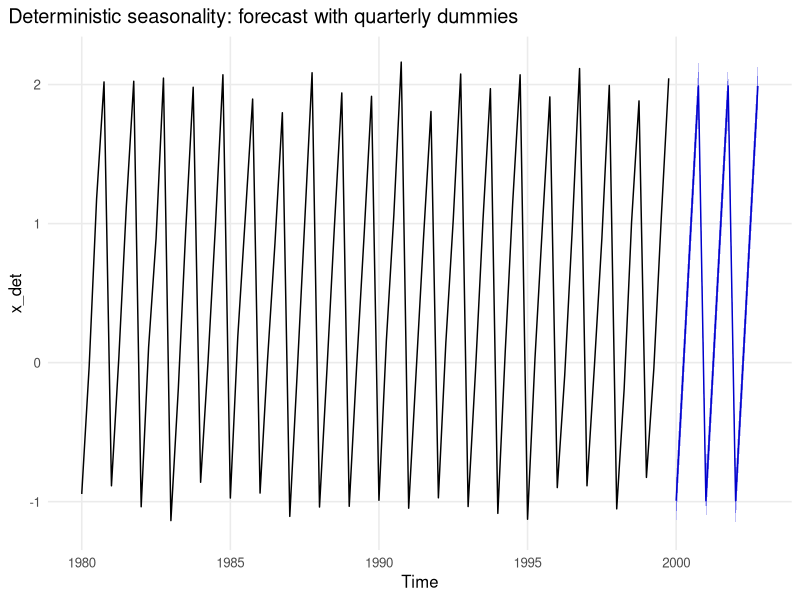
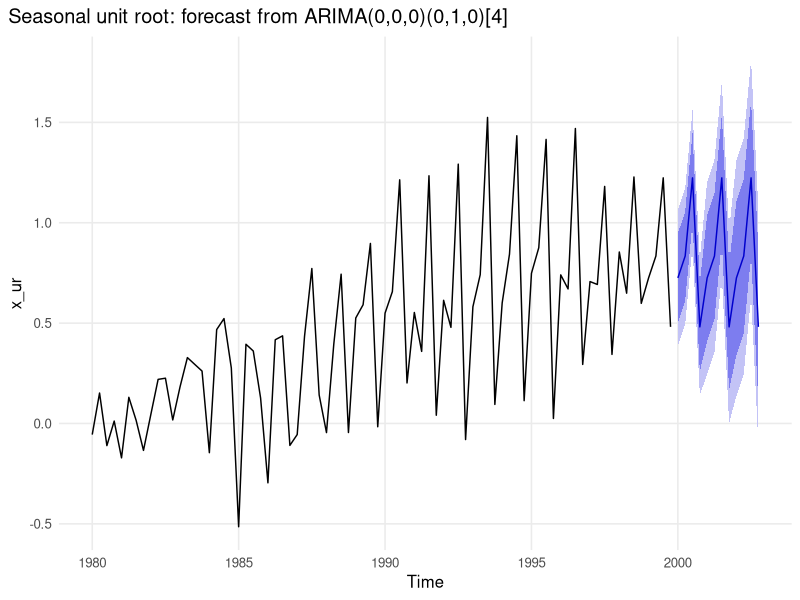
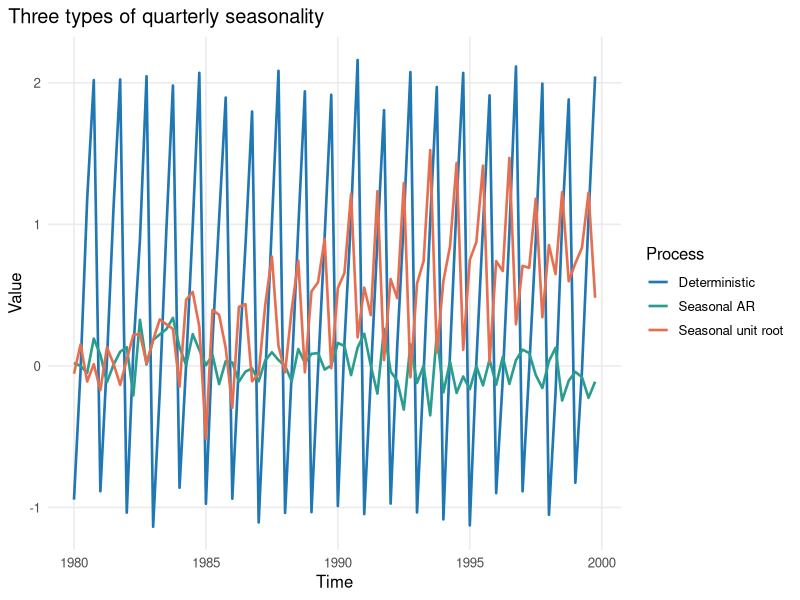
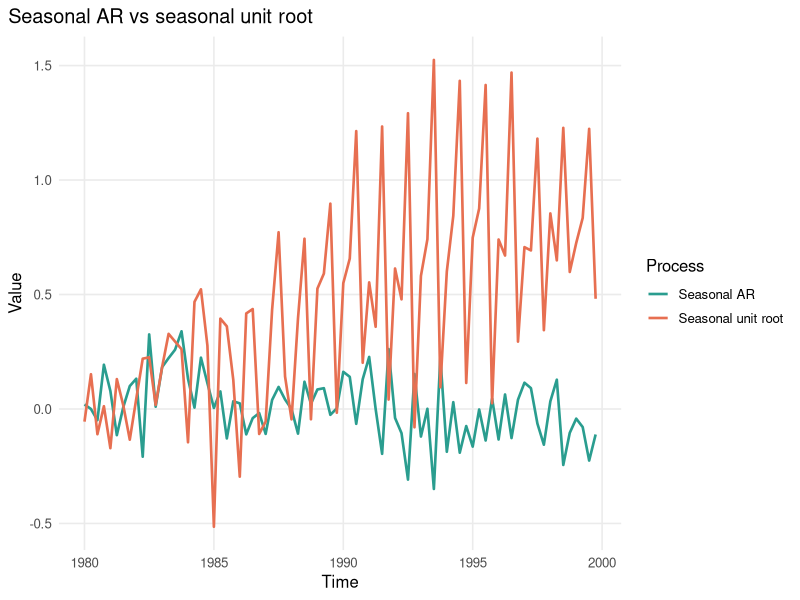
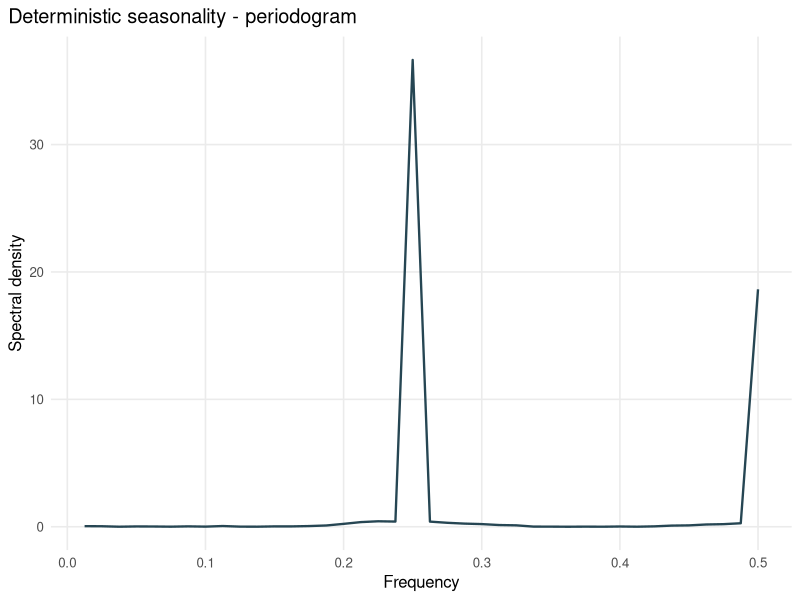
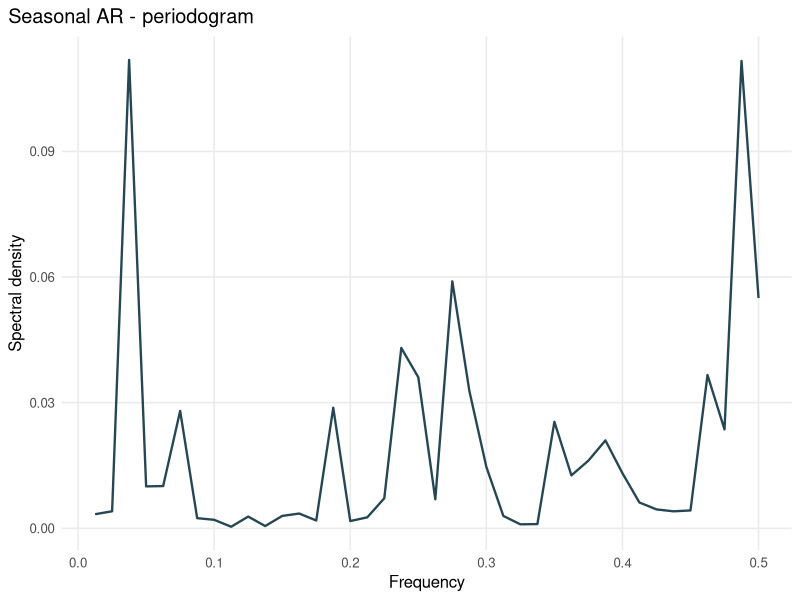
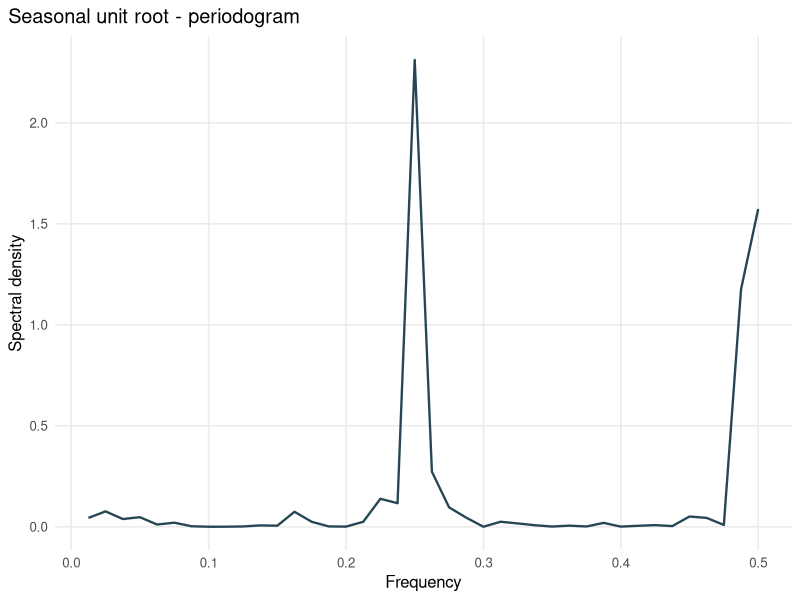
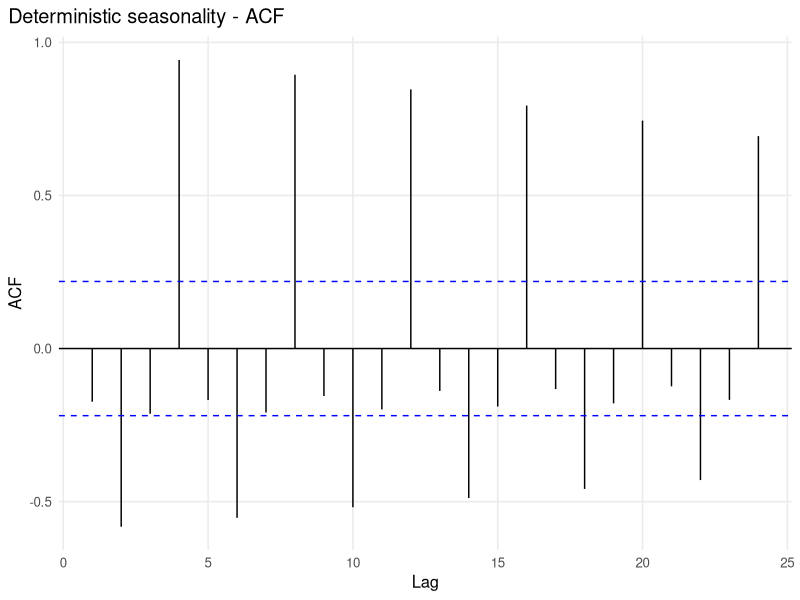

Generate these figures, in order, with R: (Note: this script raises an error after producing the figures.)
rm(list = ls())
set.seed(13)

suppressPackageStartupMessages({
  library(forecast)
  library(ggplot2)
  library(urca)
  library(uroot)
})

plot_theme <- theme_minimal(base_size = 12) +
  theme(
    plot.title.position = "plot",
    panel.grid.minor = element_blank()
  )

plot_ts <- function(x, title, y_label = "Value", color = "#1f77b4") {
  df <- data.frame(time = as.numeric(time(x)), value = as.numeric(x))
  ggplot(df, aes(x = time, y = value)) +
    geom_line(linewidth = 0.9, color = color) +
    labs(title = title, x = "Time", y = y_label) +
    plot_theme
}

plot_periodogram <- function(x, title, span = NULL) {
  spec <- spec.pgram(as.numeric(x), log = "no", span = span, plot = FALSE)
  df <- data.frame(freq = spec$freq, spec = spec$spec)
  ggplot(df, aes(x = freq, y = spec)) +
    geom_line(linewidth = 0.8, color = "#264653") +
    labs(title = title, x = "Frequency", y = "Spectral density") +
    plot_theme
}

plot_corr <- function(x, label, lag_max = 24) {
  print(
    ggAcf(as.numeric(x), lag.max = lag_max) +
      labs(title = paste(label, "- ACF"), x = "Lag", y = "ACF") +
      plot_theme
  )
  print(
    ggPacf(as.numeric(x), lag.max = lag_max) +
      labs(title = paste(label, "- PACF"), x = "Lag", y = "PACF") +
      plot_theme
  )
}

# Simulated quarterly seasonality -------------------------------------------
no_periods <- 20 * 4
noise_scale <- 0.1

white_noise <- arima.sim(model = list(order = c(0, 0, 0)), n = no_periods, sd = noise_scale)
x_det <- ts(rep(c(-1, 0, 1, 2), no_periods / 4) + white_noise, start = c(1980, 1), frequency = 4)

model_ar <- Arima(
  ts(rnorm(no_periods, sd = noise_scale), frequency = 4),
  order = c(0, 0, 0),
  seasonal = list(order = c(1, 0, 0), period = 4),
  fixed = c(0.5, 0)
)
x_ar <- ts(simulate(model_ar, nsim = no_periods), start = c(1980, 1), frequency = 4)

model_ur <- Arima(
  ts(rnorm(no_periods, sd = noise_scale), frequency = 4),
  order = c(0, 0, 0),
  seasonal = list(order = c(0, 1, 0), period = 4)
)
x_ur <- ts(simulate(model_ur, nsim = no_periods), start = c(1980, 1), frequency = 4)

horizon <- 12
quarters <- rep(1:4, length.out = no_periods + horizon)
dummies <- ts(
  cbind(
    as.integer(quarters == 1),
    as.integer(quarters == 2),
    as.integer(quarters == 3)
  ),
  start = c(1980, 1),
  frequency = 4
)
dummies_reg <- window(dummies, end = end(x_det))
dummies_fcast <- window(dummies, start = c(2000, 1))

model_det <- Arima(x_det, order = c(0, 0, 0), xreg = dummies_reg, method = "ML")
det_fcst <- forecast(model_det, h = NROW(dummies_fcast), xreg = dummies_fcast)
print(
  autoplot(det_fcst) +
    labs(title = "Deterministic seasonality: forecast with quarterly dummies") +
    plot_theme
)

model_ur_fit <- Arima(
  x_ur,
  order = c(0, 0, 0),
  seasonal = list(order = c(0, 1, 0), period = 4)
)
ur_fcst <- forecast(model_ur_fit, h = horizon)
print(
  autoplot(ur_fcst) +
    labs(title = "Seasonal unit root: forecast from ARIMA(0,0,0)(0,1,0)[4]") +
    plot_theme
)

sim_df <- rbind(
  data.frame(time = as.numeric(time(x_det)), value = as.numeric(x_det), series = "Deterministic"),
  data.frame(time = as.numeric(time(x_ar)), value = as.numeric(x_ar), series = "Seasonal AR"),
  data.frame(time = as.numeric(time(x_ur)), value = as.numeric(x_ur), series = "Seasonal unit root")
)

print(
  ggplot(sim_df, aes(x = time, y = value, color = series)) +
    geom_line(linewidth = 0.9) +
    scale_color_manual(values = c("Deterministic" = "#1f77b4", "Seasonal AR" = "#2a9d8f", "Seasonal unit root" = "#e76f51")) +
    labs(title = "Three types of quarterly seasonality", x = "Time", y = "Value", color = "Process") +
    plot_theme
)

sim_df_ar_ur <- subset(sim_df, series %in% c("Seasonal AR", "Seasonal unit root"))
print(
  ggplot(sim_df_ar_ur, aes(x = time, y = value, color = series)) +
    geom_line(linewidth = 0.9) +
    scale_color_manual(values = c("Seasonal AR" = "#2a9d8f", "Seasonal unit root" = "#e76f51")) +
    labs(title = "Seasonal AR vs seasonal unit root", x = "Time", y = "Value", color = "Process") +
    plot_theme
)

print(plot_periodogram(x_det, "Deterministic seasonality - periodogram"))
print(plot_periodogram(x_ar, "Seasonal AR - periodogram"))
print(plot_periodogram(x_ur, "Seasonal unit root - periodogram"))

plot_corr(x_det, "Deterministic seasonality")
plot_corr(x_ar, "Seasonal AR")
plot_corr(x_ur, "Seasonal unit root")

# AirPassengers: Box-Jenkins workflow ---------------------------------------
print(plot_ts(AirPassengers, "AirPassengers", "Passengers"))

selected_years <- c(1951, 1953, 1955)
ap_year_df <- do.call(
  rbind,
  lapply(selected_years, function(year) {
    year_window <- window(AirPassengers, start = c(year, 1), end = c(year, 12))
    data.frame(year = factor(year), month = cycle(year_window), value = as.numeric(year_window))
  })
)

print(
  ggplot(ap_year_df, aes(x = month, y = value)) +
    geom_line(linewidth = 0.9, color = "#264653") +
    geom_point(size = 1.5, color = "#264653") +
    facet_wrap(~ year, nrow = 1) +
    labs(title = "AirPassengers seasonality by selected years", x = "Month", y = "Passengers") +
    plot_theme
)

lAP <- log(AirPassengers)
print(plot_ts(lAP, "Log AirPassengers", "log(passengers)", "#2a9d8f"))

lap_year_df <- do.call(
  rbind,
  lapply(selected_years, function(year) {
    year_window <- window(lAP, start = c(year, 1), end = c(year, 12))
    data.frame(year = factor(year), month = cycle(year_window), value = as.numeric(year_window))
  })
)

print(
  ggplot(lap_year_df, aes(x = month, y = value)) +
    geom_line(linewidth = 0.9, color = "#2a9d8f") +
    geom_point(size = 1.5, color = "#2a9d8f") +
    facet_wrap(~ year, nrow = 1) +
    labs(title = "Log AirPassengers seasonality by selected years", x = "Month", y = "log(passengers)") +
    plot_theme
)

plot_corr(lAP, "Log AirPassengers")
print(plot_periodogram(lAP, "Log AirPassengers - periodogram", span = 5))

df_test_none <- ur.df(lAP, type = "none", lags = 0)
df_test_trend <- ur.df(lAP, type = "trend", lags = 12)
cat("\nADF tests for log AirPassengers\n")
print(summary(df_test_none))
print(summary(df_test_trend))

dlAP12 <- diff(lAP, lag = 12)
print(plot_ts(dlAP12, "Seasonal difference: Delta_12 log(AirPassengers)", "Value", "#e76f51"))
plot_corr(dlAP12, "Seasonal difference")
print(plot_periodogram(dlAP12, "Seasonal difference - periodogram", span = 5))
print(summary(ur.df(dlAP12, type = "none", lags = 12)))

HEGY_lAP <- hegy.test(lAP, deterministic = c(1, 1, 1), lag.method = "AIC", maxlag = 24)
CH_lAP <- ch.test(lAP, type = "trigonometric", sid = "all", lag1 = TRUE)
print(HEGY_lAP)
print(CH_lAP)

dlAP <- diff(lAP)
print(plot_ts(dlAP, "First difference: Delta log(AirPassengers)", "Value", "#f4a261"))
plot_corr(dlAP, "First difference")
print(plot_periodogram(dlAP, "First difference - periodogram", span = 5))

HEGY_dlAP <- hegy.test(dlAP, deterministic = c(1, 1, 1), lag.method = "AIC", maxlag = 24)
CH_dlAP <- ch.test(dlAP, type = "trigonometric", sid = "all", lag1 = TRUE)
print(HEGY_dlAP)
print(CH_dlAP)

print(summary(ur.df(dlAP, type = "drift", lags = 0)))
print(summary(ur.df(dlAP, type = "trend", lags = 0)))

dSlAP <- diff(lAP, lag = 12)
print(plot_ts(dSlAP, "Seasonal difference dS(log AP)", "Value", "#e76f51"))
plot_corr(dSlAP, "Seasonal difference dS(log AP)")
print(plot_periodogram(dSlAP, "Seasonal difference dS(log AP) - periodogram", span = 5))

HEGY_dSlAP <- hegy.test(dSlAP, deterministic = c(1, 1, 1), lag.method = "AIC", maxlag = 24)
CH_dSlAP <- ch.test(dSlAP, type = "trigonometric", sid = "all", lag1 = TRUE)
print(HEGY_dSlAP)
print(CH_dSlAP)

print(summary(ur.df(dSlAP, type = "trend", lags = 12)))

ddSlAP <- diff(dlAP, lag = 12)
print(plot_ts(ddSlAP, "Combined difference dS(d log AP)", "Value", "#f4a261"))
plot_corr(ddSlAP, "Combined difference dS(d log AP)")
print(plot_periodogram(ddSlAP, "Combined difference dS(d log AP) - periodogram", span = 5))

HEGY_ddSlAP <- hegy.test(ddSlAP, deterministic = c(1, 1, 1), lag.method = "AIC", maxlag = 24)
CH_ddSlAP <- ch.test(ddSlAP, type = "trigonometric", sid = "all", lag1 = TRUE)
print(HEGY_ddSlAP)
print(CH_ddSlAP)

model_s <- arima(
  lAP,
  order = c(1, 1, 1),
  seasonal = list(order = c(1, 1, 1), period = 12),
  method = "ML"
)
res_model_s <- residuals(model_s)
print(Box.test(res_model_s, lag = 1, type = "Ljung"))
print(Box.test(res_model_s, lag = 12, type = "Ljung"))
checkresiduals(model_s)

model_auto <- auto.arima(lAP, method = "ML", max.d = 1, max.p = 24, max.q = 24, ic = "aic")
checkresiduals(model_auto)
print(
  autoplot(forecast(model_auto)) +
    labs(title = "Forecast from auto.arima(log AirPassengers)") +
    plot_theme
)
